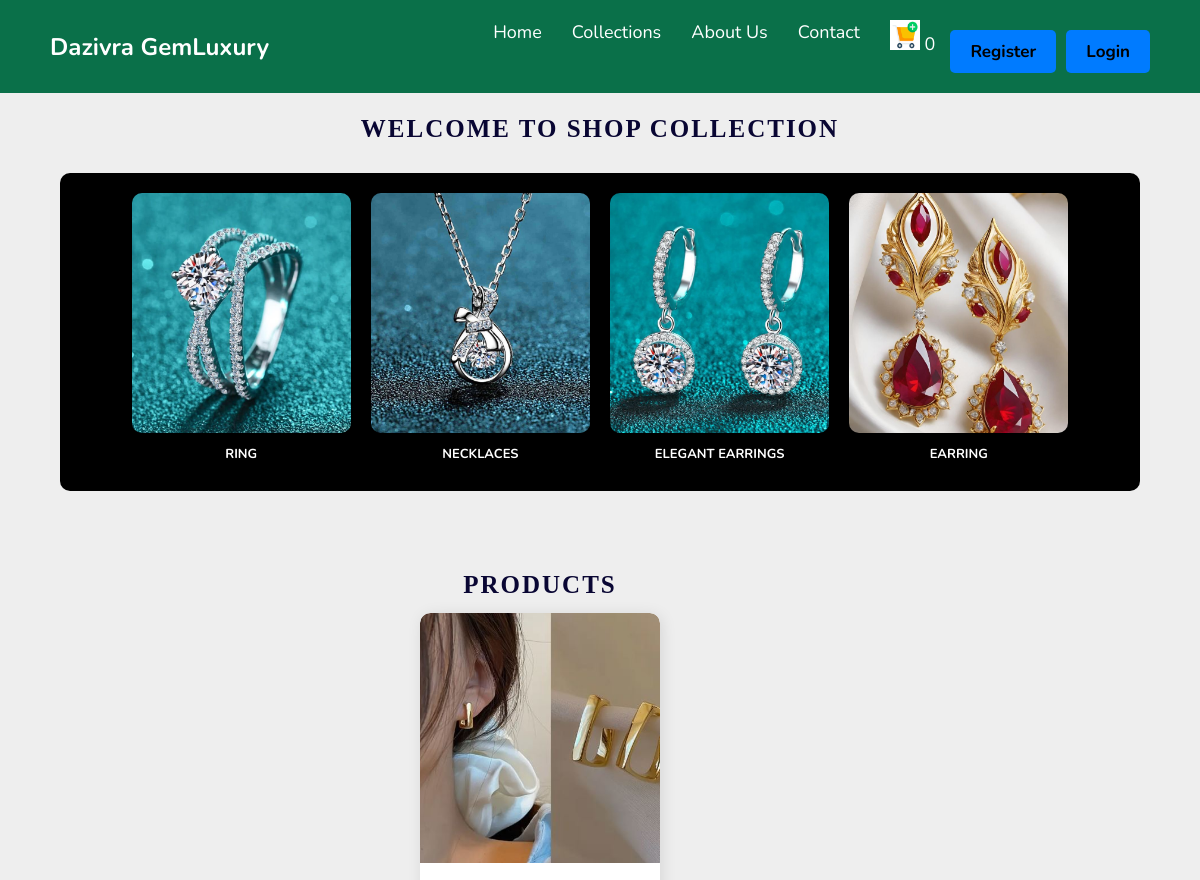
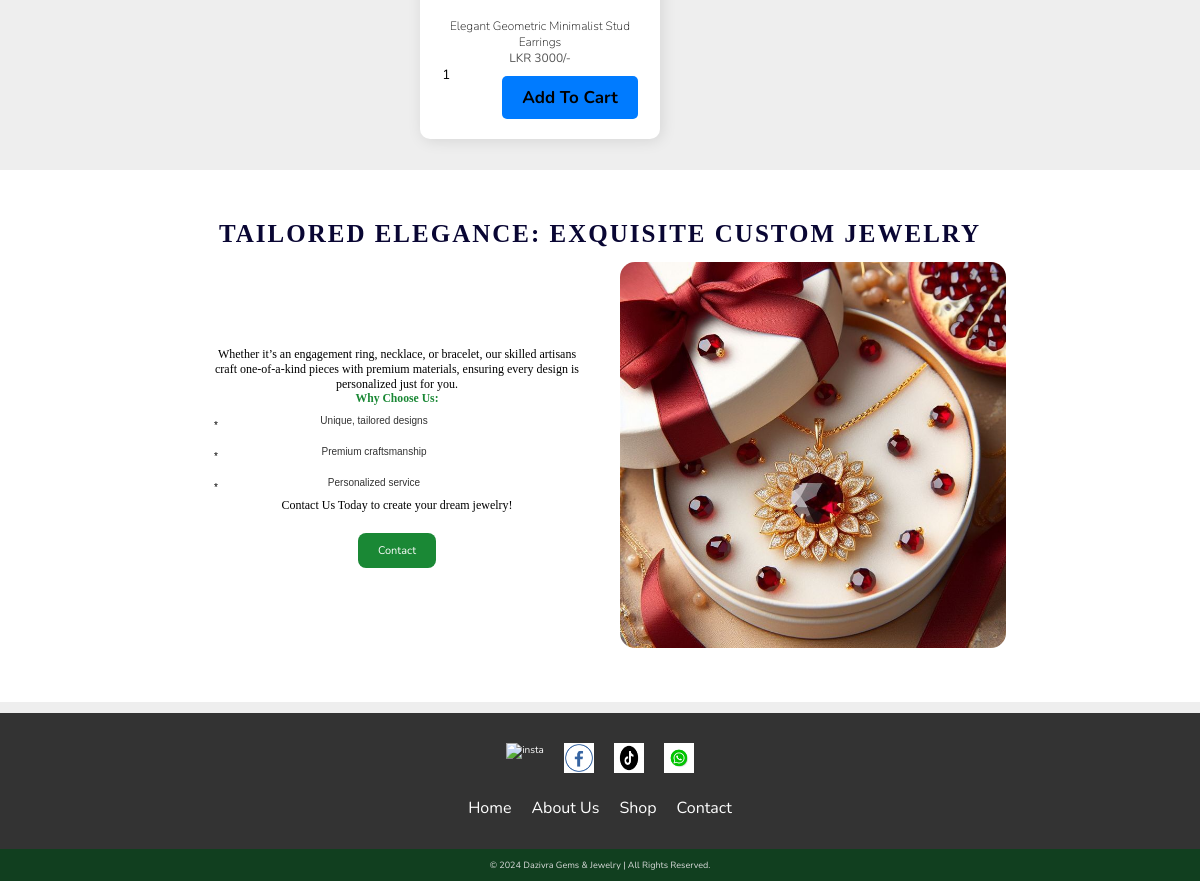
Screenshot of /collection.php with the database file from the repository (2 pictures, top to bottom).
### tables this page shows
CREATE TABLE `categories` (
  `id` int(11) NOT NULL,
  `name` varchar(300) NOT NULL,
  `file` varchar(300) NOT NULL
);

CREATE TABLE `products` (
  `id` int(100) NOT NULL,
  `name` varchar(100) NOT NULL,
  `category_id` int(11) NOT NULL,
  `details` varchar(500) NOT NULL,
  `price` int(10) NOT NULL,
  `image_01` varchar(100) NOT NULL,
  `image_02` varchar(100) NOT NULL,
  `image_03` varchar(100) NOT NULL
);

### collection.php (the view, shortened to what this page needs)
<?php
include 'components/connect.php';
?>
<!DOCTYPE html>
<html lang="en">
  <head>
    <link rel="stylesheet" href="css/style.css" />
    <link rel="stylesheet" href="css/nav.css" />
    <link rel="stylesheet" href="css/collection.css" />
  </head>
  <body>
         <?php include 'components/user_header.php'; ?>
    <br />
    <br />
    <h2 class="text-center">WELCOME TO SHOP COLLECTION</h2>
    <section class="category container">
      <div class="row">
         <?php
           $select_categories = $conn->prepare("SELECT * FROM `categories` ");
           $select_categories->execute();
           if($select_categories->rowCount() > 0){
            while($fetch_category = $select_categories->fetch(PDO::FETCH_ASSOC)){
         ?>
        <div class="col-md-4">
          <a href="#" class="text-decoration-none">
            <img
              src="uploaded_cat<?php echo "/".$fetch_category['file']; ?>"
              class="img-fluid rounded"
              alt="Category 1"
            />
            <h3><?= $fetch_category['name']; ?></h3>
          </a>
        </div>
         <?php
            }
         }else{
            echo '<p class="empty ">no categories added yet!</p>';
         }
         ?>
      </div>
    </section>
    <section class="container">
      <h2 class="text-center">PRODUCTS</h2>
      <br />
      <div class="row">
   <?php
     $select_products = $conn->prepare("SELECT * FROM `products` ORDER BY id desc LIMIT 10");
     $select_products->execute();
     if($select_products->rowCount() > 0){
      while($fetch_product = $select_products->fetch(PDO::FETCH_ASSOC)){
   ?>
      <form action="" method="post" class="col-md-3">
        <div class="">
          <div class="card">
            <img
              src="uploaded_img/<?= $fetch_product['image_01']; ?>"
              class="card-img-top"
              alt="Product 1"
            />
            <div class="card-body">
              <h5 class="card-title"><?= $fetch_product['name']; ?></h5>
              <p class="card-text">LKR <?= $fetch_product['price']; ?>/-</p>
              <div class="row">
                <div class="col-2">
                  <input type="number" name="qty" class="qty border-0" min="1" max="99" onkeypress="if(this.value.length == 2) return false;" value="1">
                </div>
                <div class="col-10">
                    <input type="submit" value="add to cart" class="btn btn-primary option-btn border-0" name="add_to_cart">
                </div>
              </div>
            </div>
          </div>
        </div>
        </form>
   <?php
      }
   }else{
      echo '<p class="empty ">no products added yet!</p>';
   }
   ?>
      </div>
    </section>
    <br />
    <section class="Customized">
      <div class="container-2">
        <h2 class="text-center">TAILORED ELEGANCE: EXQUISITE CUSTOM JEWELRY</h2>
        <br />
        <div class="content-2">
          <div class="text-box-2">
            <p>
              Whether it’s an engagement ring, necklace, or bracelet, our
              skilled artisans craft one-of-a-kind pieces with premium
              materials, ensuring every design is personalized just for you.
            </p>
            <h3>Why Choose Us:</h3>
            <ul class="list">
              <li>Unique, tailored designs</li>
              <li>Premium craftsmanship</li>
              <li>Personalized service</li>
            </ul>
            <p class="cta">Contact Us Today to create your dream jewelry!</p>
            <div class="button-2">
              <a href="contactus.php" class="btn-1">Contact</a>
            </div>
          </div>
          <div class="image-box-1">
            <img src="images/custom 3.jpeg" alt="newarrivals" />
          </div>
        </div>
      </div>
    </section>
    <br />
    <footer>
      <div class="footer-container">
        <div class="social-icons">
          <a href="#">
            <img src="images/insta.jpg" alt="insta" class="insta"
          /></a>
          <a href="#"> <img src="images/fb.png" alt="fb" class="fb" /></a>
          <a href="#">
            <img src="images/tiktok2.png" alt="tiktok" class="tiktok"
          /></a>
          <a href="#">
            <img src="images/whatsapp.png" alt="whatsapp" class="whatsapp"
          /></a>
        </div>
        <div class="footer-links">
          <ul>
            <li><a href="home.php">Home</a></li>
            <li><a href="About.php">About Us</a></li>
            <li><a href="collection.php">Shop</a></li>
            <li><a href="contactus.php">Contact</a></li>
          </ul>
        </div>
      </div>
      <div class="footer-bottom">
        <p>&copy; 2024 Dazivra Gems & Jewelry | All Rights Reserved.</p>
      </div>
    </footer>
  </body>
</html>

### css/style.css (style rules this page uses)
* { margin: 0; padding: 0; font-family: "Noto Sans", sans-serif; }
footer { font-family: Arial, sans-serif; color: white; text-align: center; }
.footer-container { background-color: #333; color: white; padding: 30px 0; text-align: center; }
.social-icons { display: flex; justify-content: center; gap: 20px; margin-bottom: 20px; }
.social-icons a { display: inline-block; }
.social-icons img { width: 30px; height: 30px; transition: transform 0.3s ease-in-out; }
.footer-links ul { list-style-type: none; padding: 0; display: flex; justify-content: center; gap: 20px; }
.footer-links li { display: inline; }
.footer-links a { color: white; text-decoration: none; font-size: 16px; transition: color 0.3s; }
.footer-bottom { background: #113f1f; padding: 10px 0; font-size: 0.9rem; color: #ddd; }
.btn { padding: 10px 20px; background: gold; color: #fff; text-decoration: none; font-weight: bold; border-radius: 5px; }
a, a:hover, a:focus, a:active { text-decoration: none !important; color: #fff; }
ul, p, h1, h2, h3, h4, h5, h6, label { list-style: none !important; margin: 0px !important; }
@media (min-width: 992px) { .container { width: 970px !important; } }
@media (min-width: 768px) { .container { width: 750px !important; } }
@media (max-width: 1400px) { .container { width: 90% !important; } }
:root { --main-color:#222; --orange:#222; --red:#e74c3c; --black:#0a7049; --white:#fff; --light-color:#666; --light-bg:#eee; --border:.0rem solid var(--black); --box-shadow:0 .5rem 1rem rgba(0,0,0,.1); }
* { font-family: 'Nunito', sans-serif; margin:0; padding:0; box-sizing: border-box; outline: none; border:none; text-decoration: none; }
html { font-size: 62.5%; overflow-x: hidden; }
body { background-color: var(--light-bg); }
section { padding:2rem; }
a { text-decoration: none; }
.btn, .delete-btn, .option-btn { display: block; width: 100%; margin-top: 1rem; border-radius: .5rem; padding:1rem 3rem; font-size: 1.7rem; text-transform: capitalize; color:var(--white); cursor: pointer; text-align: center; }
.btn { background-color: var(--main-color); }
.option-btn { background-color: var(--orange); }

### rows the page displays
categories: file (picture), name "RING"
categories: file (picture), name "NECKLACES"
categories: file (picture), name "ELEGANT EARRINGS"
categories: file (picture), name "EARRING"
products: image_01 (picture), name "Elegant Geometric Minimalist Stud Earrings", price "3000"

### other values shown
$total_cart_counts "0"
